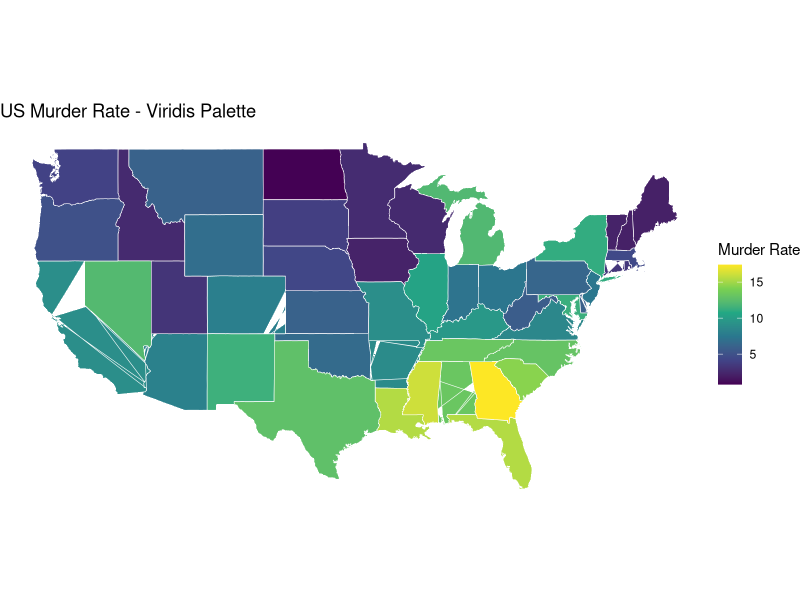
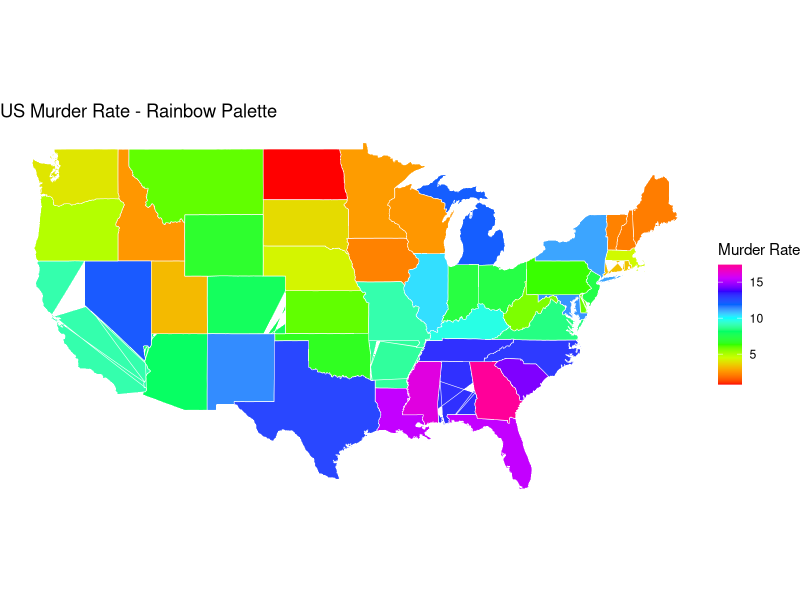

Write the R code that produced these figures, in order. (Note: this script raises an error after producing the figures.)
library(ggplot2)
library(dplyr)
library(maps)

data(USArrests)

arrests <- USArrests

arrests$State <- tolower(rownames(arrests))

map_data <- map_data("state")

map_data <- merge(
  map_data,
  arrests,
  by.x = "region",
  by.y = "State"
)

p1 <- ggplot(
  map_data,
  aes(x = long, y = lat, group = group, fill = Murder)
) +
  geom_polygon(colour = "white", linewidth = 0.2) +
  coord_map() +
  scale_fill_viridis_c() +
  labs(
    title = "US Murder Rate - Viridis Palette",
    fill = "Murder Rate"
  ) +
  theme_void()

p2 <- ggplot(
  map_data,
  aes(x = long, y = lat, group = group, fill = Murder)
) +
  geom_polygon(colour = "white", linewidth = 0.2) +
  coord_map() +
  scale_fill_gradientn(colours = rainbow(10)) +
  labs(
    title = "US Murder Rate - Rainbow Palette",
    fill = "Murder Rate"
  ) +
  theme_void()

p1 + p2
